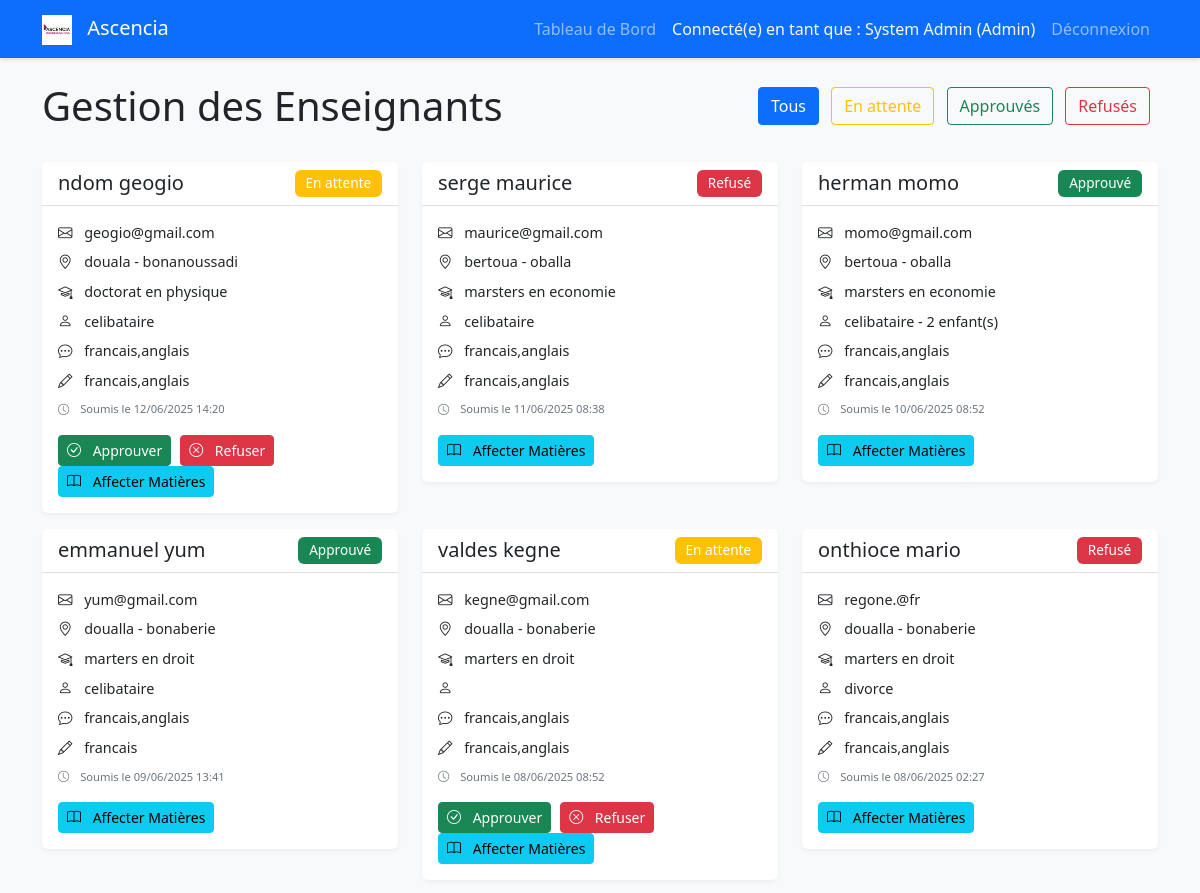
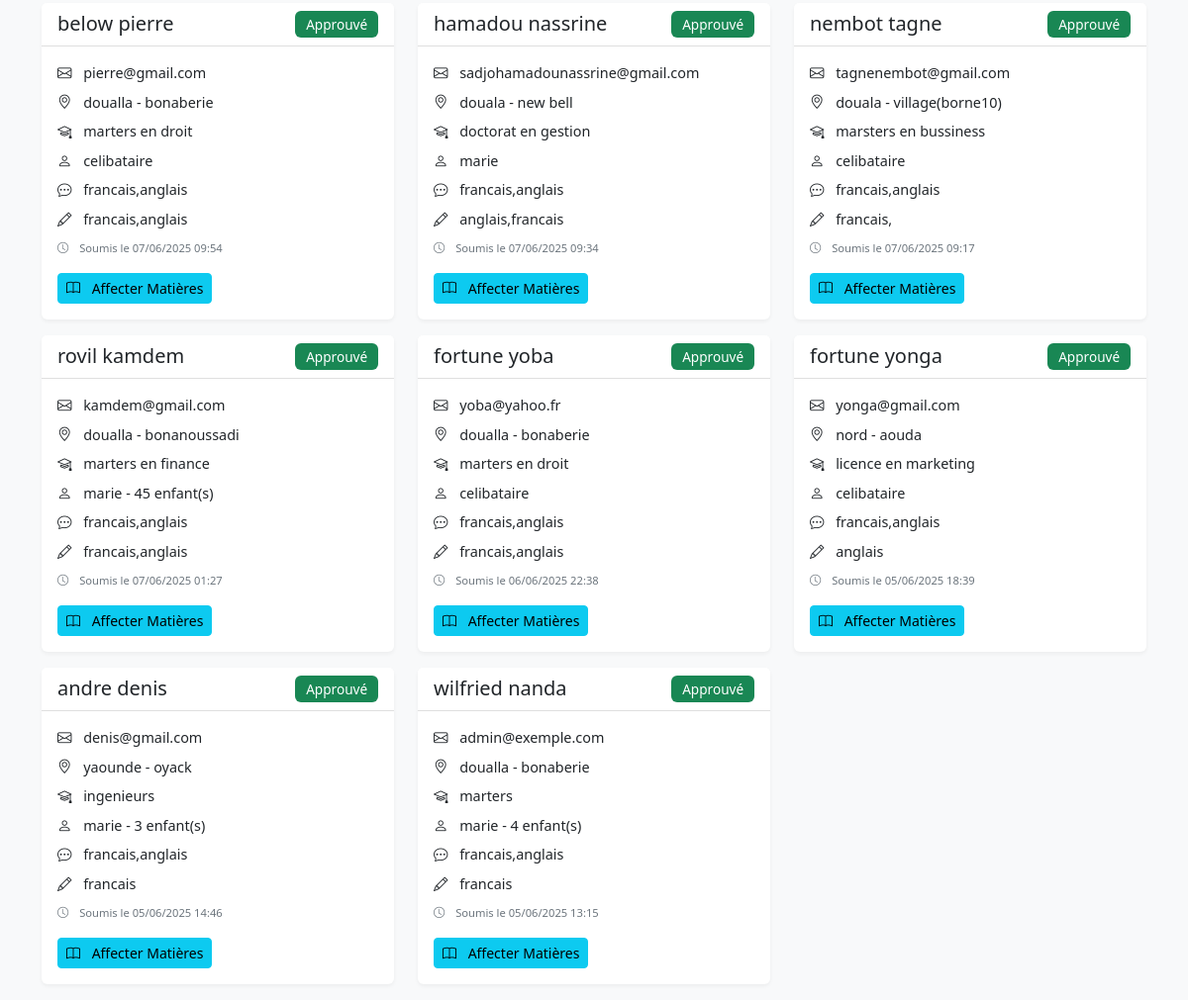
The page /academy/admin/teacher_approvals.php (signed in) on the database its author committed (2 pictures, top to bottom).
### tables this page shows
CREATE TABLE IF NOT EXISTS `teacher_profiles` (
  `id` int NOT NULL AUTO_INCREMENT,
  `user_id` int NOT NULL,
  `ville` varchar(100) DEFAULT NULL,
  `quartier` varchar(100) DEFAULT NULL,
  `dernier_diplome` varchar(100) DEFAULT NULL,
  `statut_matrimonial` varchar(50) DEFAULT NULL,
  `nombre_enfants` int DEFAULT '0',
  `langues_parlees` text,
  `langues_ecrites` text,
  `status` enum('pending','approved','rejected') DEFAULT 'pending',
  `date_soumission` timestamp NULL DEFAULT CURRENT_TIMESTAMP,
  PRIMARY KEY (`id`),
  UNIQUE KEY `user_id` (`user_id`)
);

CREATE TABLE IF NOT EXISTS `users` (
  `id` int NOT NULL AUTO_INCREMENT,
  `nom` varchar(50) NOT NULL,
  `prenom` varchar(50) NOT NULL,
  `email` varchar(100) NOT NULL,
  `password` varchar(255) NOT NULL,
  `role` enum('admin','enseignant','etudiant') NOT NULL,
  `level_id` int DEFAULT NULL,
  `specialization_id` int DEFAULT NULL,
  `date_creation` timestamp NULL DEFAULT CURRENT_TIMESTAMP,
  PRIMARY KEY (`id`),
  UNIQUE KEY `email` (`email`),
  KEY `fk_users_level` (`level_id`),
  KEY `fk_users_specialization` (`specialization_id`)
);

### academy/admin/teacher_approvals.php (the view, shortened to what this page needs)
<?php
require_once '../config/database.php';
$status_filter = isset($_GET['status']) ? $_GET['status'] : 'all';
$sql = "SELECT ";
$sql .= "tp.id AS profile_id, ";
$sql .= "tp.ville, ";
$sql .= "tp.quartier, ";
$sql .= "tp.dernier_diplome, ";
$sql .= "tp.statut_matrimonial, ";
$sql .= "tp.nombre_enfants, ";
$sql .= "tp.langues_parlees, ";
$sql .= "tp.langues_ecrites, ";
$sql .= "tp.date_soumission, ";
$sql .= "tp.status, ";
$sql .= "u.id AS user_id, ";
$sql .= "u.nom, ";
$sql .= "u.prenom, ";
$sql .= "u.email ";
$sql .= "FROM teacher_profiles tp ";
$sql .= "JOIN users u ON tp.user_id = u.id ";
$sql .= "ORDER BY tp.date_soumission DESC";
$stmt = $conn->prepare($sql);
$stmt->execute();
$teachers = $stmt->fetchAll(PDO::FETCH_ASSOC);
function getStatusBadgeClass($status) {
    switch ($status) {
        case 'pending':
            return 'bg-warning';
        case 'approved':
            return 'bg-success';
        case 'rejected':
            return 'bg-danger';
    }
}
function getStatusText($status) {
    switch ($status) {
        case 'pending':
            return 'En attente';
        case 'approved':
            return 'Approuvé';
        case 'rejected':
            return 'Refusé';
    }
}
?>
<!DOCTYPE html>
<html lang="fr">
<head>
    <link href="https://cdn.jsdelivr.net/npm/bootstrap@5.3.0/dist/css/bootstrap.min.css" rel="stylesheet">
    <link href="https://cdn.jsdelivr.net/npm/bootstrap-icons@1.7.2/font/bootstrap-icons.css" rel="stylesheet">
    <link href="../assets/css/style.css" rel="stylesheet">
</head>
<body>
    <nav class="navbar navbar-expand-lg navbar-dark bg-primary">
        <div class="container">
            <a class="navbar-brand" href="../index.php">
                <img src="../assets/images/logo.png.png" alt="Logo Ascencia">
                Ascencia
            </a>
            <div class="collapse navbar-collapse" id="navbarNav">
                <ul class="navbar-nav ms-auto">
                    <li class="nav-item">
                        <a class="nav-link" href="dashboard.php">Tableau de Bord</a>
                    </li>
                    <li class="nav-item">
                        <span class="nav-link text-light">Connecté(e) en tant que : <?php echo htmlspecialchars($_SESSION['prenom']) . ' ' . htmlspecialchars($_SESSION['nom']); ?> (Admin)</span>
                    </li>
                    <li class="nav-item">
                        <a class="nav-link" href="../logout.php">Déconnexion</a>
                    </li>
                </ul>
            </div>
        </div>
    </nav>
    <div class="container mt-4">
        <div class="d-flex justify-content-between align-items-center mb-4">
            <h1>Gestion des Enseignants</h1>
            <div class="filter-buttons">
                <a href="?status=all" class="btn btn-outline-primary <?php echo $status_filter === 'all' ? 'active' : ''; ?>">
                    Tous
                </a>
                <a href="?status=pending" class="btn btn-outline-warning <?php echo $status_filter === 'pending' ? 'active' : ''; ?>">
                    En attente
                </a>
                <a href="?status=approved" class="btn btn-outline-success <?php echo $status_filter === 'approved' ? 'active' : ''; ?>">
                    Approuvés
                </a>
                <a href="?status=rejected" class="btn btn-outline-danger <?php echo $status_filter === 'rejected' ? 'active' : ''; ?>">
                    Refusés
                </a>
            </div>
        </div>
        <?php if (empty($teachers)): ?>
            <div class="alert alert-info" role="alert">
                Aucun profil enseignant trouvé pour ce filtre.
            </div>
        <?php else: ?>
            <div class="row">
                <?php foreach ($teachers as $teacher): ?>
                    <div class="col-md-6 col-lg-4">
                        <div class="card teacher-card">
                            <div class="card-header d-flex justify-content-between align-items-center">
                                <h5 class="card-title mb-0">
                                    <?php echo htmlspecialchars($teacher['prenom']) . ' ' . htmlspecialchars($teacher['nom']); ?>
                                </h5>
                                <span class="badge <?php echo getStatusBadgeClass($teacher['status']); ?> status-badge">
                                    <?php echo getStatusText($teacher['status']); ?>
                                </span>
                            </div>
                            <div class="card-body">
                                <div class="teacher-info">
                                    <p class="mb-2">
                                        <i class="bi bi-envelope"></i> <?php echo htmlspecialchars($teacher['email']); ?>
                                    </p>
                                    <p class="mb-2">
                                        <i class="bi bi-geo-alt"></i> <?php echo htmlspecialchars($teacher['ville']); ?>
                                        <?php if (!empty($teacher['quartier'])): ?>
                                            - <?php echo htmlspecialchars($teacher['quartier']); ?>
                                        <?php endif; ?>
                                    </p>
                                    <p class="mb-2">
                                        <i class="bi bi-mortarboard"></i> <?php echo htmlspecialchars($teacher['dernier_diplome']); ?>
                                    </p>
                                    <p class="mb-2">
                                        <i class="bi bi-person"></i> <?php echo htmlspecialchars($teacher['statut_matrimonial']); ?>
                                        <?php if ($teacher['nombre_enfants'] > 0): ?>
                                            - <?php echo $teacher['nombre_enfants']; ?> enfant(s)
                                        <?php endif; ?>
                                    </p>
                                    <?php if (!empty($teacher['langues_parlees'])): ?>
                                        <p class="mb-2">
                                            <i class="bi bi-chat-dots"></i> <?php echo htmlspecialchars($teacher['langues_parlees']); ?>
                                        </p>
                                    <?php endif; ?>
                                    <?php if (!empty($teacher['langues_ecrites'])): ?>
                                        <p class="mb-2">
                                            <i class="bi bi-pencil"></i> <?php echo htmlspecialchars($teacher['langues_ecrites']); ?>
                                        </p>
                                    <?php endif; ?>
                                </div>
                                <div class="date-info mt-2">
                                    <small>
                                        <i class="bi bi-clock"></i> Soumis le <?php echo date('d/m/Y H:i', strtotime($teacher['date_soumission'])); ?>
                                    </small>
                                </div>
                                <div class="action-buttons mt-3">
                                    <?php if ($teacher['status'] === 'pending'): ?>
                                        <a href="process_approval.php?action=approve&profile_id=<?php echo $teacher['profile_id']; ?>"
                                           class="btn btn-success btn-sm"
                                           onclick="return confirm('Êtes-vous sûr de vouloir approuver ce profil ?');">
                                            <i class="bi bi-check-circle"></i> Approuver
                                        </a>
                                        <a href="process_approval.php?action=reject&profile_id=<?php echo $teacher['profile_id']; ?>"
                                           class="btn btn-danger btn-sm"
                                           onclick="return confirm('Êtes-vous sûr de vouloir refuser ce profil ?');">
                                            <i class="bi bi-x-circle"></i> Refuser
                                        </a>
                                    <?php endif; ?>
                                    <a href="assign_subjects.php?user_id=<?php echo $teacher['user_id']; ?>&all_levels=1"
                                       class="btn btn-info btn-sm">
                                        <i class="bi bi-book"></i> Affecter Matières
                                    </a>
                                </div>
                            </div>
                        </div>
                    </div>
                <?php endforeach; ?>
            </div>
        <?php endif; ?>
    </div>
</body>
</html>

### academy/assets/css/style.css (style rules this page uses)
body { background-color: #f8f9fa; }
.navbar { box-shadow: 0 2px 4px rgba(0,0,0,.1); }
.card { box-shadow: 0 2px 4px rgba(0,0,0,.05); border: none; margin-bottom: 20px; }
.card-header { background-color: #fff; border-bottom: 1px solid rgba(0,0,0,.125); }
.btn { border-radius: 4px; }
.badge { padding: 0.5em 0.75em; font-weight: 500; }
.bi { margin-right: 8px; }

### academy/admin/teacher_approvals.php (style rules this page uses)
.navbar-brand img { height: 30px; margin-right: 10px; }
.status-badge { font-size: 0.85em; padding: 0.5em 0.8em; }
.teacher-card { transition: transform 0.2s ease-in-out; margin-bottom: 1rem; }
.filter-buttons .btn { margin-right: 0.5rem; margin-bottom: 0.5rem; }
.teacher-info { font-size: 0.9rem; }
.action-buttons .btn { margin-right: 0.3rem; }
.date-info { font-size: 0.8rem; color: #6c757d; }

### rows shown on the page
teacher_profiles: user.prenom "ndom", user.nom "geogio", status "En attente", user.email "geogio@gmail.com", ville "douala", quartier "bonanoussadi", dernier_diplome "doctorat en physique", statut_matrimonial "celibataire", langues_parlees "francais,anglais", langues_ecrites "francais,anglais", date_soumission "12/06/2025 14:20"
teacher_profiles: user.prenom "serge", user.nom "maurice", status "Refusé", user.email "maurice@gmail.com", ville "bertoua", quartier "oballa", dernier_diplome "marsters en economie", statut_matrimonial "celibataire", langues_parlees "francais,anglais", langues_ecrites "francais,anglais", date_soumission "11/06/2025 08:38"
teacher_profiles: user.prenom "herman", user.nom "momo", status "Approuvé", user.email "momo@gmail.com", ville "bertoua", quartier "oballa", dernier_diplome "marsters en economie", statut_matrimonial "celibataire", nombre_enfants "2", langues_parlees "francais,anglais", langues_ecrites "francais,anglais", date_soumission "10/06/2025 08:52"
teacher_profiles: user.prenom "emmanuel", user.nom "yum", status "Approuvé", user.email "yum@gmail.com", ville "doualla", quartier "bonaberie", dernier_diplome "marters en droit", statut_matrimonial "celibataire", langues_parlees "francais,anglais", langues_ecrites "francais", date_soumission "09/06/2025 13:41"
teacher_profiles: user.prenom "valdes", user.nom "kegne", status "En attente", user.email "kegne@gmail.com", ville "doualla", quartier "bonaberie", dernier_diplome "marters en droit", langues_parlees "francais,anglais", langues_ecrites "francais,anglais", date_soumission "08/06/2025 08:52"
teacher_profiles: user.prenom "onthioce", user.nom "mario", status "Refusé", user.email "regone.@fr", ville "doualla", quartier "bonaberie", dernier_diplome "marters en droit", statut_matrimonial "divorce", langues_parlees "francais,anglais", langues_ecrites "francais,anglais", date_soumission "08/06/2025 02:27"
teacher_profiles: user.prenom "below", user.nom "pierre", status "Approuvé", user.email "pierre@gmail.com", ville "doualla", quartier "bonaberie", dernier_diplome "marters en droit", statut_matrimonial "celibataire", langues_parlees "francais,anglais", langues_ecrites "francais,anglais", date_soumission "07/06/2025 09:54"
teacher_profiles: user.prenom "hamadou", user.nom "nassrine", status "Approuvé", user.email "sadjohamadounassrine@gmail.com", ville "douala", quartier "new bell", dernier_diplome "doctorat en gestion", statut_matrimonial "marie", langues_parlees "francais,anglais", langues_ecrites "anglais,francais", date_soumission "07/06/2025 09:34"
teacher_profiles: user.prenom "nembot", user.nom "tagne", status "Approuvé", user.email "tagnenembot@gmail.com", ville "douala", quartier "village(borne10)", dernier_diplome "marsters en bussiness", statut_matrimonial "celibataire", langues_parlees "francais,anglais", langues_ecrites "francais,", date_soumission "07/06/2025 09:17"
teacher_profiles: user.prenom "rovil", user.nom "kamdem", status "Approuvé", user.email "kamdem@gmail.com", ville "doualla", quartier "bonanoussadi", dernier_diplome "marters en finance", statut_matrimonial "marie", nombre_enfants "45", langues_parlees "francais,anglais", langues_ecrites "francais,anglais", date_soumission "07/06/2025 01:27"
teacher_profiles: user.prenom "fortune", user.nom "yoba", status "Approuvé", user.email "yoba@yahoo.fr", ville "doualla", quartier "bonaberie", dernier_diplome "marters en droit", statut_matrimonial "celibataire", langues_parlees "francais,anglais", langues_ecrites "francais,anglais", date_soumission "06/06/2025 22:38"
teacher_profiles: user.prenom "fortune", user.nom "yonga", status "Approuvé", user.email "yonga@gmail.com", ville "nord", quartier "aouda", dernier_diplome "licence en marketing", statut_matrimonial "celibataire", langues_parlees "francais,anglais", langues_ecrites "anglais", date_soumission "05/06/2025 18:39"
teacher_profiles: user.prenom "andre", user.nom "denis", status "Approuvé", user.email "denis@gmail.com", ville "yaounde", quartier "oyack", dernier_diplome "ingenieurs", statut_matrimonial "marie", nombre_enfants "3", langues_parlees "francais,anglais", langues_ecrites "francais", date_soumission "05/06/2025 14:46"
teacher_profiles: user.prenom "wilfried", user.nom "nanda", status "Approuvé", user.email "admin@exemple.com", ville "doualla", quartier "bonaberie", dernier_diplome "marters", statut_matrimonial "marie", nombre_enfants "4", langues_parlees "francais,anglais", langues_ecrites "francais", date_soumission "05/06/2025 13:15"

### other values the page prints
$_SESSION['prenom'] "System"
$_SESSION['nom'] "Admin"
